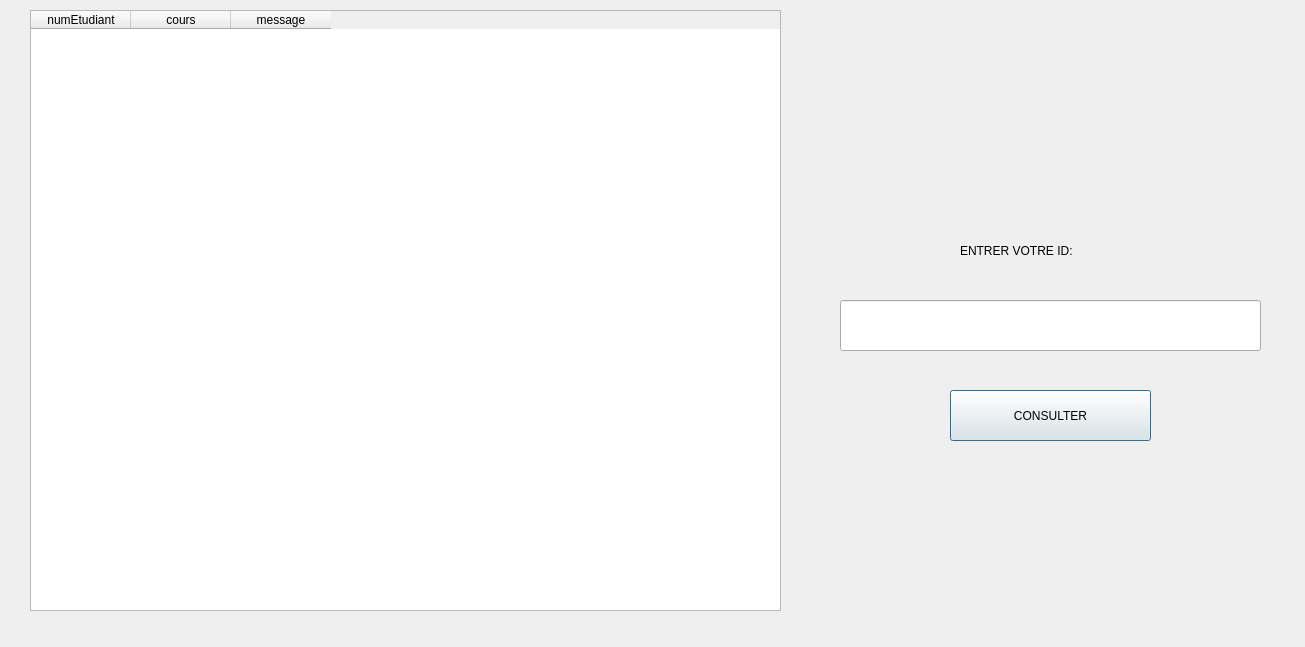
<?xml version="1.0" encoding="UTF-8"?>
<ui version="4.0">
 <class>msgDialog</class>
 <widget class="QDialog" name="msgDialog">
  <property name="geometry">
   <rect>
    <x>0</x>
    <y>0</y>
    <width>1305</width>
    <height>647</height>
   </rect>
  </property>
  <property name="windowTitle">
   <string>Dialog</string>
  </property>
  <widget class="QLabel" name="label">
   <property name="geometry">
    <rect>
     <x>960</x>
     <y>230</y>
     <width>331</width>
     <height>41</height>
    </rect>
   </property>
   <property name="text">
    <string>ENTRER VOTRE ID:</string>
   </property>
  </widget>
  <widget class="QPushButton" name="pushButton">
   <property name="geometry">
    <rect>
     <x>950</x>
     <y>390</y>
     <width>201</width>
     <height>51</height>
    </rect>
   </property>
   <property name="text">
    <string>CONSULTER</string>
   </property>
  </widget>
  <widget class="QLineEdit" name="lineEdit">
   <property name="geometry">
    <rect>
     <x>840</x>
     <y>300</y>
     <width>421</width>
     <height>51</height>
    </rect>
   </property>
  </widget>
  <widget class="QTableWidget" name="tableWidget">
   <property name="geometry">
    <rect>
     <x>30</x>
     <y>10</y>
     <width>751</width>
     <height>601</height>
    </rect>
   </property>
   <column>
    <property name="text">
     <string>numEtudiant</string>
    </property>
   </column>
   <column>
    <property name="text">
     <string>cours</string>
    </property>
   </column>
   <column>
    <property name="text">
     <string>message</string>
    </property>
   </column>
  </widget>
  <widget class="QLabel" name="label_2">
   <property name="geometry">
    <rect>
     <x>960</x>
     <y>60</y>
     <width>141</width>
     <height>141</height>
    </rect>
   </property>
   <property name="text">
    <string/>
   </property>
   <property name="pixmap">
    <pixmap>../note.png</pixmap>
   </property>
   <property name="scaledContents">
    <bool>true</bool>
   </property>
  </widget>
 </widget>
 <resources/>
 <connections/>
</ui>
